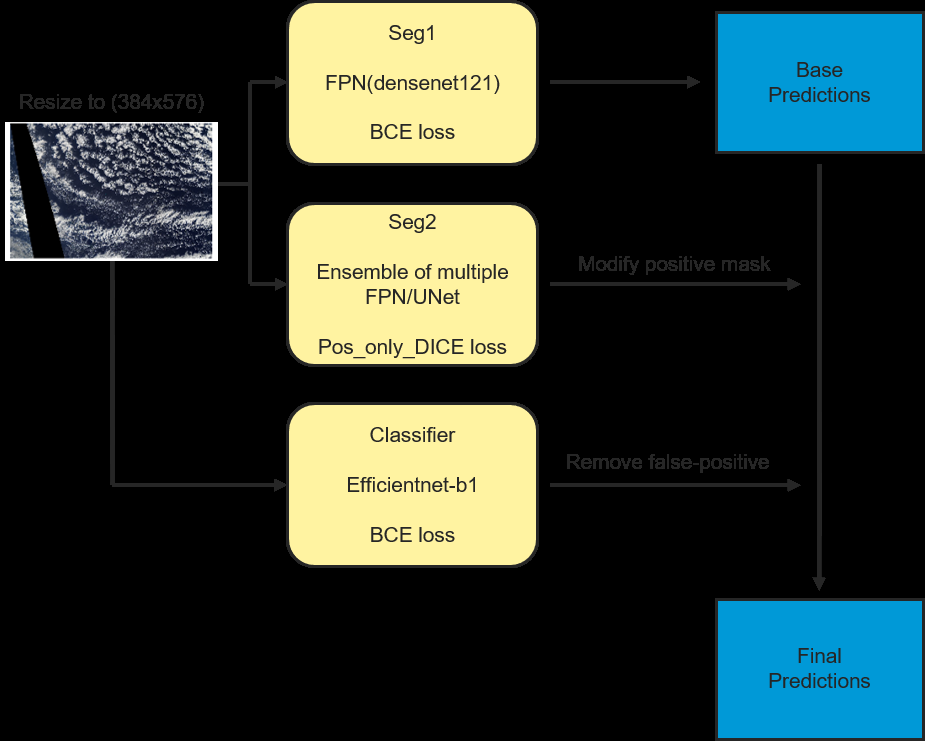
#> input picture png/summarize.png, 925 x 741 px, given in place of p, which was not available
$ python -i preprocessing_images.py   (imports and definitions only)
#> lines starting #> are read from the running program, lines starting #| are printed output that depends on the picture
# @Author: Xuan Cao <xuan>
# @Date:   2019-12-22, 12:18:33
# @Last modified by:   xuan
# @Last modified time: 2019-12-22, 1:33:35


import pandas as pd
import numpy as np
import cv2
from tqdm import tqdm
import multiprocessing as mp

SIZE = 384

# [1 line that did not run here, left out]
# [1 line that did not run here, left out]
DATA_ROOT = '../input/images/'
OUTPUT_DIR = '../input/images_%d/'%SIZE

# [1 line that did not run here, left out]
# [1 line not run here, left out]

def preprocess_image(image_names, run_root=DATA_ROOT, out_root=OUTPUT_DIR, size=SIZE):
#> called with image_names = 'png/summarize.png', run_root = '../input/images/', out_root = '../input/images_384/', size = 384
    for i in tqdm(range(len(image_names))):
        image_name = image_names[i]
        path = run_root+image_name
        img = cv2.imread(path)
#> img is the input picture: shape (741, 925, 3); mean B, G, R 49.2, 57.1, 46.7
        img = cv2.cvtColor(img, cv2.COLOR_BGR2RGB)
        H, W, C = img.shape
#> H = 741; W = 925; C = 3
        new_H = int(SIZE)
        new_W = int(W/H*SIZE)
#> new_W = 479
        img = cv2.resize(img, (new_W, new_H))
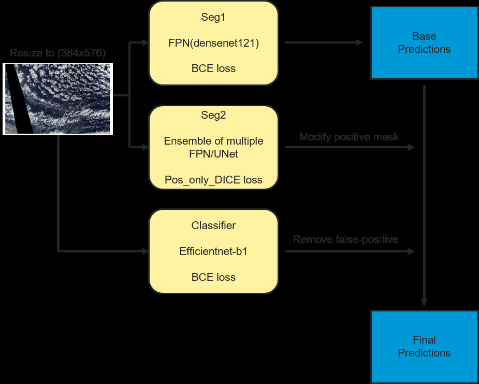
#> img: shape (384, 479, 3); mean R, G, B 46.7, 57.1, 49.2
        img = cv2.cvtColor(img, cv2.COLOR_RGB2BGR)
        cv2.imwrite(OUTPUT_DIR + image_name, img)
#> pass 2 of the loop in preprocess_image, `for i in tqdm(range(len(image_names))):`:
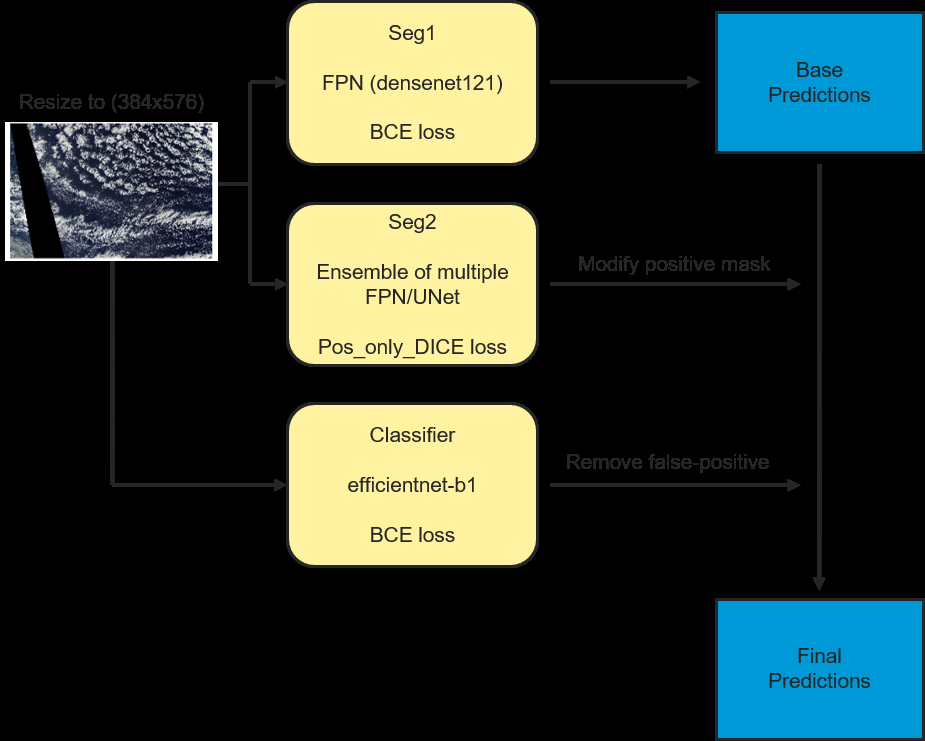
#> input picture png/overview.png, 925 x 741 px, given in place of n, which was not available
#> in preprocess_image, img is the input picture: shape (741, 925, 3); mean B, G, R 49.3, 57.1, 46.7
#> in preprocess_image, `img = cv2.resize(img, (new_W, new_H))`:
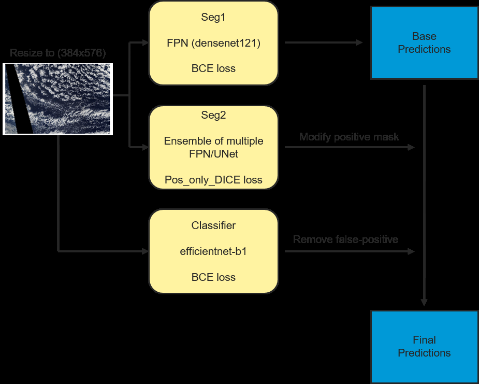
#> img: shape (384, 479, 3); mean R, G, B 46.7, 57.1, 49.2

pool = mp.Pool(12)
# [1 line that did not run here, left out]

# [1 line that did not run here, left out]
# [1 line that did not run here, left out]
# [1 line that did not run here, left out]
# [1 line not run here, left out]

#> (the run stopped early here; a loop or call above may not have finished)
